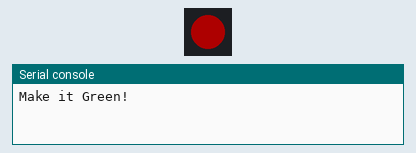
This program was run on a simulated CircuitPython board. Shown: 1 RGB LEDs in strip order, left to right, the last lines printed to the serial console. Dim RGB values are drawn brighter than linear.

Above: at 0.2 s.
At 1.7 s:
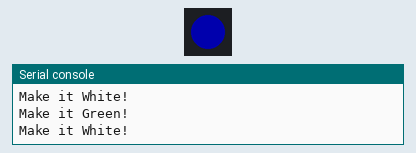
Timing chart, 0 to 3.0 s (numbered marks = the images above):
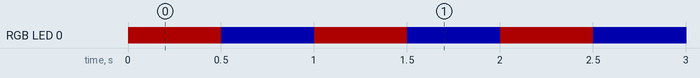

The program:

hello.py
```python
import board
import neopixel
import time

dot = neopixel.NeoPixel(board.NEOPIXEL, 1)

dot.brightness=0.2

while True:
    print("Make it Green!")
    dot.fill((255, 0, 0))
    time.sleep(.5)
    print("Make it White!")
    dot.fill((0, 0, 255))
    time.sleep(.5)
```

Measured:
- by itself, RGB LED 0: alternates RGB(51, 0, 0) for 0.50 s and RGB(0, 0, 51) for 0.50 s
